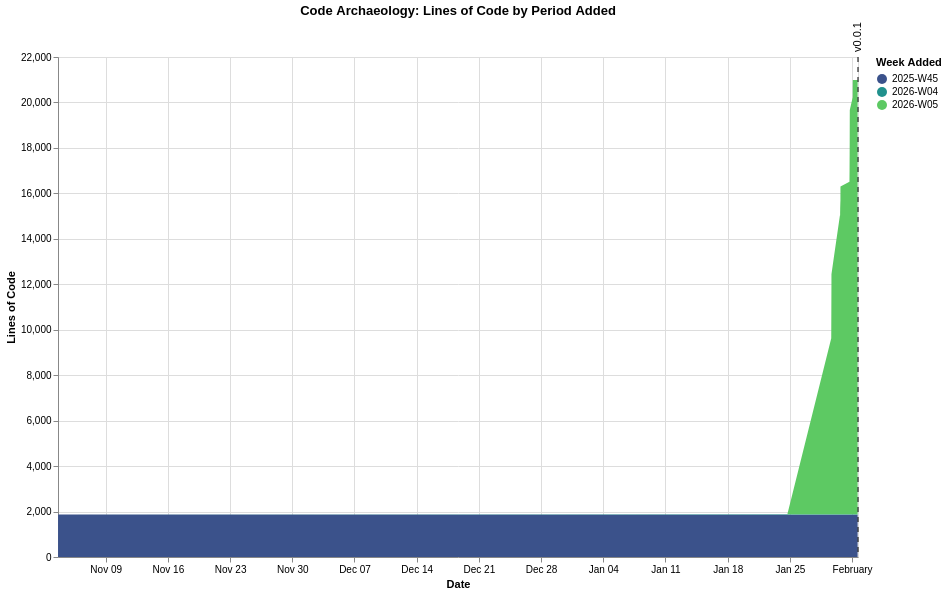

The specification (Vega-Lite) saved for this image:
### Vega-Lite specification from a JSON file in a GitHub repository (floating-point values rounded to 4 significant figures)
{"$schema": "https://vega.github.io/schema/vega-lite/v6.1.0.json", "config": {"view": {"continuousHeight": 300, "continuousWidth": 300}}, "datasets": {"data-1d959efb2365e54dba86114eed304dc6": [{"datetime": "2026-02-01T15:58:15", "version": "v0.0.1"}], "data-7b0d22b753b1693fa878fd61355ab9ec": [{"commit_date": "2025-11-03T15:10:11", "line_count": 1, "period": "2025-W45"}, {"commit_date": "2025-11-03T15:22:39", "line_count": 1, "period": "2025-W45"}, {"commit_date": "2025-11-03T15:23:25", "line_count": 1851, "period": "2025-W45"}, {"commit_date": "2025-11-03T15:29:04", "line_count": 1851, "period": "2025-W45"}, {"commit_date": "2025-11-03T15:41:37", "line_count": 1865, "period": "2025-W45"}, {"commit_date": "2026-01-24T17:11:11", "line_count": 1854, "period": "2025-W45"}, {"commit_date": "2026-01-24T17:11:11", "line_count": 29, "period": "2026-W04"}, {"commit_date": "2026-01-29T15:42:43", "line_count": 1854, "period": "2025-W45"}, {"commit_date": "2026-01-29T15:42:43", "line_count": 29, "period": "2026-W04"}, {"commit_date": "2026-01-29T15:42:43", "line_count": 7745, "period": "2026-W05"}, {"commit_date": "2026-01-29T16:16:49", "line_count": 1854, "period": "2025-W45"}, {"commit_date": "2026-01-29T16:16:49", "line_count": 29, "period": "2026-W04"}, {"commit_date": "2026-01-29T16:16:49", "line_count": 10275, "period": "2026-W05"}, {"commit_date": "2026-01-29T16:17:34", "line_count": 1854, "period": "2025-W45"}, {"commit_date": "2026-01-29T16:17:34", "line_count": 29, "period": "2026-W04"}, {"commit_date": "2026-01-29T16:17:34", "line_count": 10559, "period": "2026-W05"}, {"commit_date": "2026-01-29T23:11:51", "line_count": 1854, "period": "2025-W45"}, {"commit_date": "2026-01-29T23:11:51", "line_count": 29, "period": "2026-W04"}, {"commit_date": "2026-01-29T23:11:51", "line_count": 11353, "period": "2026-W05"}, {"commit_date": "2026-01-30T15:06:07", "line_count": 1854, "period": "2025-W45"}, {"commit_date": "2026-01-30T15:06:07", "line_count": 29, "period": "2026-W04"}, {"commit_date": "2026-01-30T15:06:07", "line_count": 13138, "period": "2026-W05"}, {"commit_date": "2026-01-30T15:07:36", "line_count": 1854, "period": "2025-W45"}, {"commit_date": "2026-01-30T15:07:36", "line_count": 29, "period": "2026-W04"}, {"commit_date": "2026-01-30T15:07:36", "line_count": 13141, "period": "2026-W05"}, {"commit_date": "2026-01-30T15:41:43", "line_count": 1854, "period": "2025-W45"}, {"commit_date": "2026-01-30T15:41:43", "line_count": 29, "period": "2026-W04"}, {"commit_date": "2026-01-30T15:41:43", "line_count": 13141, "period": "2026-W05"}, {"commit_date": "2026-01-30T15:42:19", "line_count": 1854, "period": "2025-W45"}, {"commit_date": "2026-01-30T15:42:19", "line_count": 29, "period": "2026-W04"}, {"commit_date": "2026-01-30T15:42:19", "line_count": 13327, "period": "2026-W05"}, {"commit_date": "2026-01-30T15:47:25", "line_count": 1854, "period": "2025-W45"}, {"commit_date": "2026-01-30T15:47:25", "line_count": 29, "period": "2026-W04"}, {"commit_date": "2026-01-30T15:47:25", "line_count": 13327, "period": "2026-W05"}, {"commit_date": "2026-01-30T15:49:54", "line_count": 1854, "period": "2025-W45"}, {"commit_date": "2026-01-30T15:49:54", "line_count": 29, "period": "2026-W04"}, {"commit_date": "2026-01-30T15:49:54", "line_count": 13408, "period": "2026-W05"}, {"commit_date": "2026-01-30T15:52:03", "line_count": 1854, "period": "2025-W45"}, {"commit_date": "2026-01-30T15:52:03", "line_count": 29, "period": "2026-W04"}, {"commit_date": "2026-01-30T15:52:03", "line_count": 13463, "period": "2026-W05"}, {"commit_date": "2026-01-30T16:00:16", "line_count": 1854, "period": "2025-W45"}, {"commit_date": "2026-01-30T16:00:16", "line_count": 29, "period": "2026-W04"}, {"commit_date": "2026-01-30T16:00:16", "line_count": 13528, "period": "2026-W05"}, {"commit_date": "2026-01-30T16:23:26", "line_count": 1854, "period": "2025-W45"}, {"commit_date": "2026-01-30T16:23:26", "line_count": 29, "period": "2026-W04"}, {"commit_date": "2026-01-30T16:23:26", "line_count": 13748, "period": "2026-W05"}, {"commit_date": "2026-01-30T16:32:06", "line_count": 1854, "period": "2025-W45"}, {"commit_date": "2026-01-30T16:32:06", "line_count": 29, "period": "2026-W04"}, {"commit_date": "2026-01-30T16:32:06", "line_count": 13793, "period": "2026-W05"}, {"commit_date": "2026-01-30T16:32:27", "line_count": 1854, "period": "2025-W45"}, {"commit_date": "2026-01-30T16:32:27", "line_count": 29, "period": "2026-W04"}, {"commit_date": "2026-01-30T16:32:27", "line_count": 14076, "period": "2026-W05"}, {"commit_date": "2026-01-30T16:35:56", "line_count": 1854, "period": "2025-W45"}, {"commit_date": "2026-01-30T16:35:56", "line_count": 29, "period": "2026-W04"}, {"commit_date": "2026-01-30T16:35:56", "line_count": 14141, "period": "2026-W05"}, {"commit_date": "2026-01-30T16:36:10", "line_count": 1854, "period": "2025-W45"}, {"commit_date": "2026-01-30T16:36:10", "line_count": 29, "period": "2026-W04"}, {"commit_date": "2026-01-30T16:36:10", "line_count": 14321, "period": "2026-W05"}, {"commit_date": "2026-01-30T16:39:18", "line_count": 1854, "period": "2025-W45"}, {"commit_date": "2026-01-30T16:39:18", "line_count": 29, "period": "2026-W04"}, {"commit_date": "2026-01-30T16:39:18", "line_count": 14421, "period": "2026-W05"}, {"commit_date": "2026-01-31T16:53:16", "line_count": 1854, "period": "2025-W45"}, {"commit_date": "2026-01-31T16:53:16", "line_count": 29, "period": "2026-W04"}, {"commit_date": "2026-01-31T16:53:16", "line_count": 14625, "period": "2026-W05"}, {"commit_date": "2026-01-31T17:00:41", "line_count": 1854, "period": "2025-W45"}, {"commit_date": "2026-01-31T17:00:41", "line_count": 29, "period": "2026-W04"}, {"commit_date": "2026-01-31T17:00:41", "line_count": 14858, "period": "2026-W05"}, {"commit_date": "2026-01-31T17:10:01", "line_count": 1854, "period": "2025-W45"}, {"commit_date": "2026-01-31T17:10:01", "line_count": 29, "period": "2026-W04"}, {"commit_date": "2026-01-31T17:10:01", "line_count": 15126, "period": "2026-W05"}, {"commit_date": "2026-01-31T17:18:21", "line_count": 1854, "period": "2025-W45"}, {"commit_date": "2026-01-31T17:18:21", "line_count": 29, "period": "2026-W04"}, {"commit_date": "2026-01-31T17:18:21", "line_count": 15634, "period": "2026-W05"}, {"commit_date": "2026-01-31T17:24:15", "line_count": 1854, "period": "2025-W45"}, {"commit_date": "2026-01-31T17:24:15", "line_count": 29, "period": "2026-W04"}, {"commit_date": "2026-01-31T17:24:15", "line_count": 15820, "period": "2026-W05"}, {"commit_date": "2026-01-31T17:32:47", "line_count": 1854, "period": "2025-W45"}, {"commit_date": "2026-01-31T17:32:47", "line_count": 29, "period": "2026-W04"}, {"commit_date": "2026-01-31T17:32:47", "line_count": 16342, "period": "2026-W05"}, {"commit_date": "2026-01-31T17:37:37", "line_count": 1854, "period": "2025-W45"}, {"commit_date": "2026-01-31T17:37:37", "line_count": 29, "period": "2026-W04"}, {"commit_date": "2026-01-31T17:37:37", "line_count": 16859, "period": "2026-W05"}, {"commit_date": "2026-01-31T17:42:58", "line_count": 1854, "period": "2025-W45"}, {"commit_date": "2026-01-31T17:42:58", "line_count": 29, "period": "2026-W04"}, {"commit_date": "2026-01-31T17:42:58", "line_count": 17316, "period": "2026-W05"}, {"commit_date": "2026-01-31T17:49:23", "line_count": 1854, "period": "2025-W45"}, {"commit_date": "2026-01-31T17:49:23", "line_count": 29, "period": "2026-W04"}, {"commit_date": "2026-01-31T17:49:23", "line_count": 17789, "period": "2026-W05"}, {"commit_date": "2026-02-01T01:43:32", "line_count": 1854, "period": "2025-W45"}, {"commit_date": "2026-02-01T01:43:32", "line_count": 29, "period": "2026-W04"}, {"commit_date": "2026-02-01T01:43:32", "line_count": 18348, "period": "2026-W05"}, {"commit_date": "2026-02-01T01:52:40", "line_count": 1854, "period": "2025-W45"}, {"commit_date": "2026-02-01T01:52:40", "line_count": 29, "period": "2026-W04"}, {"commit_date": "2026-02-01T01:52:40", "line_count": 18876, "period": "2026-W05"}, {"commit_date": "2026-02-01T02:02:19", "line_count": 1854, "period": "2025-W45"}, {"commit_date": "2026-02-01T02:02:19", "line_count": 29, "period": "2026-W04"}, {"commit_date": "2026-02-01T02:02:19", "line_count": 19107, "period": "2026-W05"}, {"commit_date": "2026-02-01T14:58:15", "line_count": 1854, "period": "2025-W45"}, {"commit_date": "2026-02-01T14:58:15", "line_count": 29, "period": "2026-W04"}, {"commit_date": "2026-02-01T14:58:15", "line_count": 19107, "period": "2026-W05"}]}, "height": 500, "layer": [{"data": {"name": "data-7b0d22b753b1693fa878fd61355ab9ec"}, "encoding": {"color": {"field": "period", "scale": {"scheme": "viridis"}, "title": "Week Added", "type": "ordinal"}, "order": {"field": "period", "sort": "ascending", "type": "ordinal"}, "tooltip": [{"field": "commit_date", "type": "temporal"}, {"field": "period", "type": "ordinal"}, {"field": "line_count", "type": "quantitative"}], "x": {"field": "commit_date", "title": "Date", "type": "temporal"}, "y": {"field": "line_count", "title": "Lines of Code", "type": "quantitative"}}, "mark": {"type": "area"}}, {"data": {"name": "data-1d959efb2365e54dba86114eed304dc6"}, "encoding": {"tooltip": [{"field": "version", "type": "nominal"}, {"field": "datetime", "type": "temporal"}], "x": {"field": "datetime", "title": "Date", "type": "temporal"}}, "mark": {"strokeDash": [5, 5], "type": "rule"}}, {"data": {"name": "data-1d959efb2365e54dba86114eed304dc6"}, "encoding": {"text": {"field": "version", "type": "nominal"}, "x": {"field": "datetime", "type": "temporal"}, "y": {"value": 10}}, "mark": {"align": "left", "angle": 270, "dx": 15, "dy": 0, "type": "text"}}], "title": "Code Archaeology: Lines of Code by Period Added", "width": 800}
